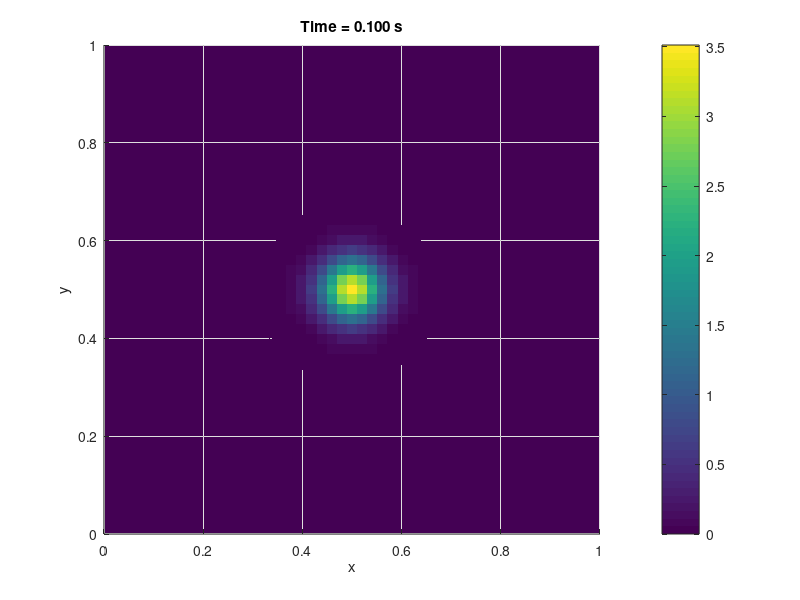

Reproduce this figure in MATLAB.
% Heat Diffusion Project

%% One Dimension

% Simulation Setup
L = 1; % L is the length of the rod
Nx = 50; % Nx is the number of grid points along the rod
dx = L/(Nx-1); % spatial step size
               % (distance between adjacent points on the rod)

% Time Setup
T = 0.5;  % Total time for simulation (set to 0.5 for test)
Nt = 1000; % Number of time steps to divide the simulation into
dt = T/Nt; % Time step size (how much time elapses per iteration)

% Physical Parameters
alpha = 0.01; % Thermal diffusivity of material (how fast heat spreads)
r = alpha*dt/dx^2; % stability ratio (must be less than or equal to 0.5 
                    % for simualtion to remain numerically stable)

% Grid and Initial Conditions
x = linspace(0,L,Nx)'; % Column vector of Nx equally spaced from 0 to L 
                       % (spatial coordinates)
u = zeros(Nx,1); % Column Vector storing temperature values at each point 
                 % on the rod (zeros as it starts at 0 everywhere)
u(round(Nx/2)) = 100; % initial heat peak (hot spot) at the middle of the 
                      % rod to 100
u(3)= 60; % Additional hot spot at point 3 of the rod 
          % (for testing arbitarily)

% Time Evolution Loop
for n = 1:Nt % Loops over each time step from 1 to Nt
    u_new = u; % Makes a copy of current temperature value to update 
               % them seperately

    % finite difference formula (Forward Euler)
    for i = 2:Nx-1 
        u_new(i) = u(i) + r*(u(i+1)-2*u(i)+u(i-1));  

        % to calculate the new temperature at each interior point based on 
        % its neighbors
    end

% Enforce boundary conditions:
    u_new(1) = 0; u_new(end) = 0;  
    % Dirichlet boundary conditions: both ends of the rod are kept at 0 
    % temperature (fixed)

    % Update and Plot
    u = u_new; % Updates the current temperature distribution for the next 
    % time step

    if mod(n,50)==0  % every 50 steps
        plot(x,u);   % Plots the current temperature along the rod.
        axis([0 L 0 100]);  % Keeps the y-axis fixed between 0 and 100.
        title(sprintf('Time = %.2f s', n*dt));
        % Shows the current time in seconds
        drawnow;
    end
end

%% 2 Dimension

% Simulation Setup
Lx = 1; Ly = 1; % length of the 2D domain (x and y directions)
Nx = 50; Ny = 50; % Number of grid points (x and y directions)[50x50 nodes]
dx = Lx / (Nx-1); % Spatial Step Size in the x direction
dy = Ly / (Ny-1); % Spatial Step Size in the y direction

% Time Setup
Tmax = 0.1;  % Total time to simulate (can be modified)
Nt = 1000;   % Number of time steps
dt = Tmax / Nt; % Time step duration 
% (how much simulated time passes per step)

% Physical Parameters
alpha = 0.01; % Thermal diffusivity of material 
              % (how fast heat spreads) (can be modified)
rx = alpha * dt / dx^2; 
ry = alpha * dt / dy^2;
% Precomputed constants for the finite difference formula 
% Must satisfy rx + ry ≤ 0.5 for numerical stability

% Grid
x = linspace(0, Lx, Nx); % Vectors representing spatial coordinates in x 
y = linspace(0, Ly, Ny); % Vectors representing spatial coordinates in y
[X, Y] = meshgrid(x, y); % uppercase X and Y for 2D coordinate grids 
                         % used for plotting and surface visualization

% Initial Condition
u = zeros(Ny, Nx);     % Note: rows = y, cols = x (creating a 2D matrix of 
                       % temperature values for the grid (Ny x Nx) )
u(round(Ny/2), round(Nx/2)) = 100; 
% Heat in center as starting point for diffusion (can be modified)

% Time stepping
for n = 1:Nt % loop that runs the simulation from time 0 to Tmax
    u_new = u; % u_new is a copy of the current state used to
               % update values without overwriting u

    %Explicit method in 2D
    for i = 2:Ny-1
        for j = 2:Nx-1
            u_new(i,j) = u(i,j) + ...
                rx * (u(i,j+1) - 2*u(i,j) + u(i,j-1)) + ...
                ry * (u(i+1,j) - 2*u(i,j) + u(i-1,j));
            % Each point is updated based on its four neighbors and itself
        end
    end

    % Boundary Conditions: Dirichlet (fixed at 0)
    u_new(:,[1 end]) = 0;     % left/right edges
    u_new([1 end],:) = 0;     % top/bottom edges

    % Sets all four edges to stay at 0 temperature 
    % (representing perfect heat sinks or fixed cold edges).

    u = u_new; % Updates the current temperature distribution for the next 
    % time step

    % Plot every 50 steps (shows a live heatmap of the temperature field)
    if mod(n,50)==0
        surf(X, Y, u, 'EdgeColor', 'none'); %surf creates a 3D surface plot
        title(sprintf('Time = %.3f s', n*dt));
        xlabel('x'); 
        ylabel('y'); 
        zlabel('Temperature');
        axis([0 Lx 0 Ly 0 100]);
        view(2); % Top-down view
        colorbar; % shows the temperature scale
        drawnow; % Tells MATLAB to update the figure 
    end
end

